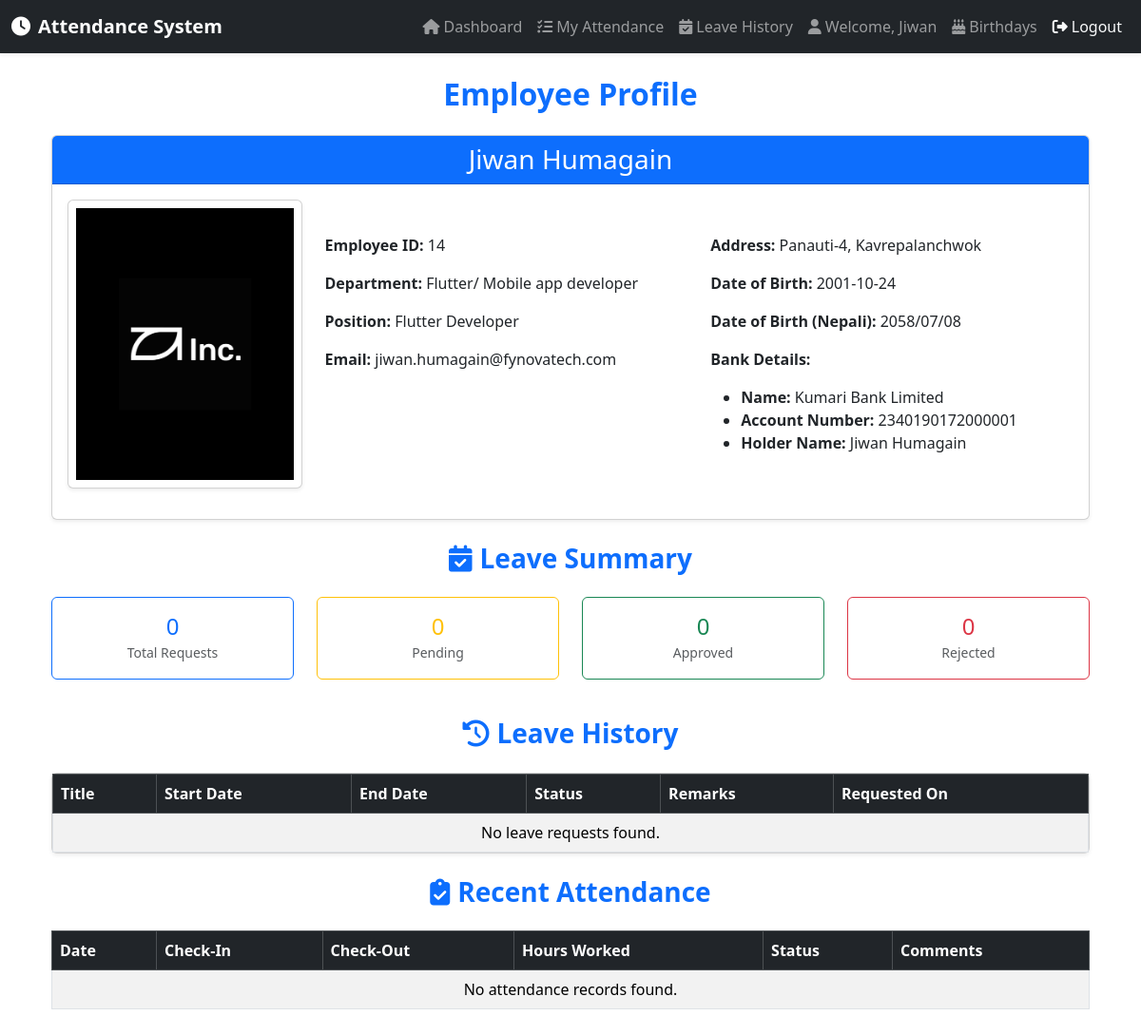
/profile/ (signed in), run on an earlier commit of the app's database.
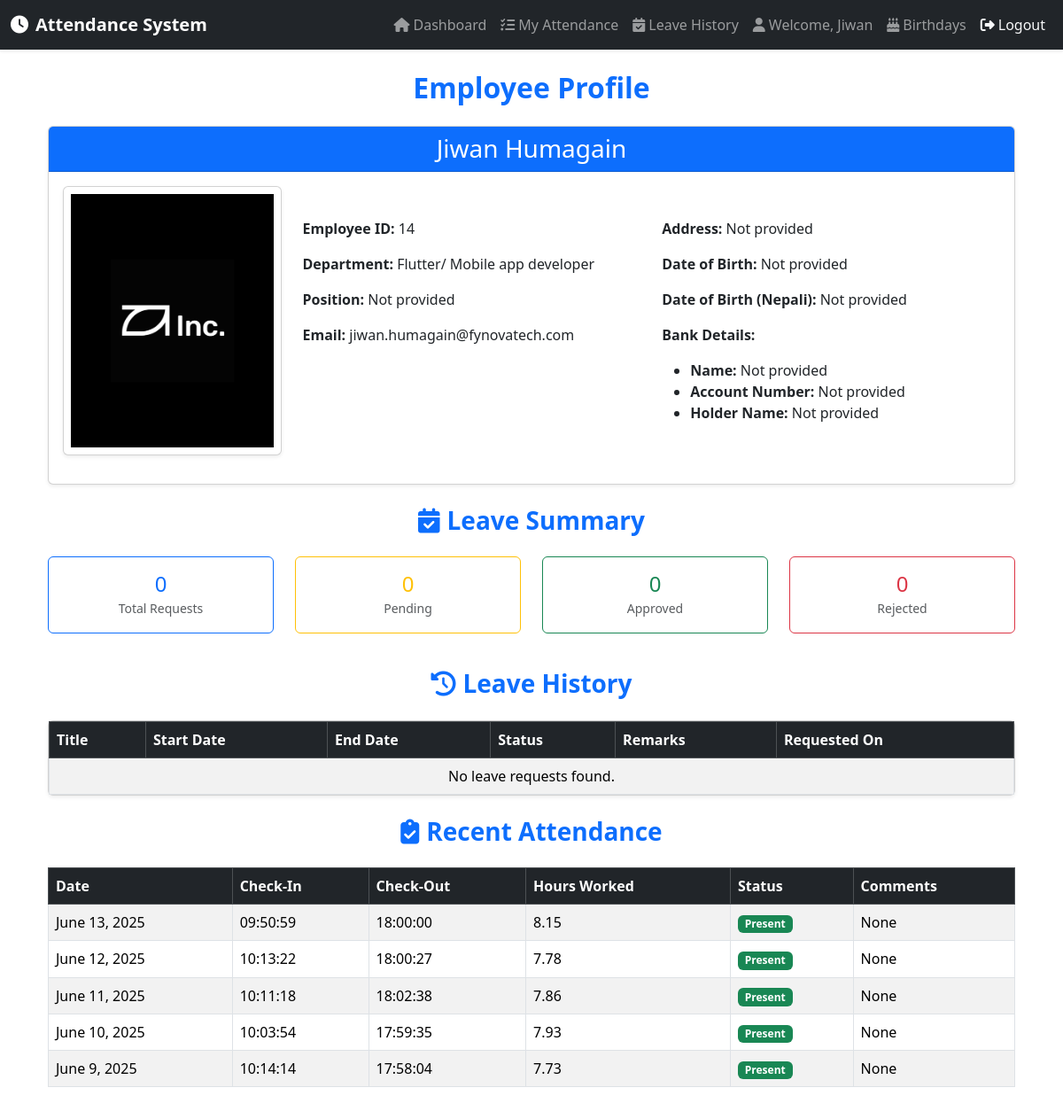
And on a later commit of the database.
### attendance/models.py (models this page shows, shortened)
class Employee(models.Model):
    user = models.OneToOneField(User, on_delete=models.CASCADE)
    employee_id = models.CharField(max_length=10, unique=True)
    first_name = models.CharField(max_length=50)
    last_name = models.CharField(max_length=50)
    department = models.ForeignKey(Department, on_delete=models.SET_NULL, null=True)
    email = models.EmailField(unique=True)
    address = models.TextField(blank=True, null=True)
    position = models.CharField(max_length=100, blank=True, null=True)
    dob = models.DateField(blank=True, null=True)
    dob_nepali = models.CharField(max_length=10, blank=True, null=True)  # Format: YYYY/MM/DD in BS
    bank_account_number = models.CharField(max_length=50, blank=True, null=True)
    bank_name = models.CharField(max_length=100, blank=True, null=True)
    bank_account_holder_name = models.CharField(max_length=100, blank=True, null=True)
    photo = models.ImageField(upload_to='employee_photos/', blank=True, null=True)
    monthly_salary = models.DecimalField(
        max_digits=10, decimal_places=2, default=0.00,
        help_text="Monthly base salary in NPR")

class Department(models.Model):
    name = models.CharField(max_length=100)
    def __str__(self):
        return self.name

class Attendance(models.Model):
    employee = models.ForeignKey('Employee', on_delete=models.CASCADE)
    check_in = models.DateTimeField(null=True, blank=True)
    check_out = models.DateTimeField(null=True, blank=True)
    hours_worked = models.FloatField(null=True, blank=True)
    date = models.DateField(default=timezone.now)
    comments = models.TextField(blank=True, null=True)
    todo_tasks = models.TextField(blank=True, null=True, help_text="Tasks to do for the day (check-in)")
    completed_tasks = models.TextField(blank=True, null=True, help_text="Tasks completed (check-out)")
    status = models.CharField(max_length=10, default='Present', choices=[
        ('Present', 'Present'),
        ('Absent', 'Absent')
    ])

### attendance/views.py (the view)
# urls.py: path('profile/', views.employee_profile, name='employee_profile'),
@login_required
def employee_profile(request):
    try:
        employee = request.user.employee
    except Employee.DoesNotExist:
        messages.error(request, "You are not registered as an employee.")
        return redirect('login')
    attendance_records = Attendance.objects.filter(employee=employee).order_by('-date')[:30]
    leave_requests = LeaveRequest.objects.filter(employee=employee).order_by('-created_at')[:10]
    leave_stats = {
        'total': LeaveRequest.objects.filter(employee=employee).count(),
        'pending': LeaveRequest.objects.filter(employee=employee, status='Pending').count(),
        'approved': LeaveRequest.objects.filter(employee=employee, status='Approved').count(),
        'rejected': LeaveRequest.objects.filter(employee=employee, status='Rejected').count(),
    }
    return render(request, 'attendance/employee/employee_profile.html', {
        'employee': employee,
        'attendance_records': attendance_records,
        'leave_requests': leave_requests,
        'leave_stats': leave_stats,
    })

### attendance/templates/attendance/employee/employee_profile.html (shortened to what the changed rows need)
{% extends 'attendance/base.html' %}
{%load static%}
{% block content %}
<div class="container">
    <h2 class="mb-4 fw-bold text-center text-primary">Employee Profile</h2>
    <div class="card shadow-sm mb-4 profile-card">
        <div class="card-header bg-primary text-white text-center">
            <h3 class="mb-0">{{ employee.first_name }} {{ employee.last_name }}</h3>
        </div>
        <div class="card-body">
            <div class="row align-items-center">
                <div class="col-md-9">
                    <div class="row">
                        <div class="col-md-6">
                            <p><strong>Employee ID:</strong> {{ employee.employee_id }}</p>
                            <p><strong>Department:</strong> {{ employee.department|default:"Not assigned" }}</p>
                            <p><strong>Position:</strong> {{ employee.position|default:"Not provided" }}</p>
                            <p><strong>Email:</strong> {{ employee.email }}</p>
                        </div>
                        <div class="col-md-6">
                            <p><strong>Address:</strong> {{ employee.address|default:"Not provided" }}</p>
                            <p><strong>Date of Birth:</strong> {{ employee.dob|date:"Y-m-d"|default:"Not provided" }}</p>
                            <p><strong>Date of Birth (Nepali):</strong> {{ employee.dob_nepali|default:"Not provided" }}</p>
                            <p><strong>Bank Details:</strong></p>
                            <ul>
                                <li><strong>Name:</strong> {{ employee.bank_name|default:"Not provided" }}</li>
                                <li><strong>Account Number:</strong> {{ employee.bank_account_number|default:"Not provided" }}</li>
                                <li><strong>Holder Name:</strong> {{ employee.bank_account_holder_name|default:"Not provided" }}</li>
                            </ul>
                        </div>
                    </div>
                </div>
            </div>
        </div>
    </div>
    <div class="card shadow-sm mb-4">
        <div class="card-body p-0">
            <div class="table-responsive">
                <table class="table table-striped table-bordered table-hover mb-0">
                    <thead class="table-dark">
                        <tr>
                            <th>Title</th>
                            <th>Start Date</th>
                            <th>End Date</th>
                            <th>Status</th>
                            <th>Remarks</th>
                            <th>Requested On</th>
                        </tr>
                    </thead>
                </table>
            </div>
        </div>
    </div>
    <div class="table-responsive">
        <table class="table table-striped table-bordered table-hover">
            <thead class="table-dark">
                <tr>
                    <th>Date</th>
                    <th>Check-In</th>
                    <th>Check-Out</th>
                    <th>Hours Worked</th>
                    <th>Status</th>
                    <th>Comments</th>
                </tr>
            </thead>
            <tbody>
                {% for record in attendance_records %}
                    <tr>
                        <td>{{ record.date }}</td>
                        <td>{{ record.check_in|time:"H:i:s"|default:"-" }}</td>
                        <td>{{ record.check_out|time:"H:i:s"|default:"-" }}</td>
                        <td>{{ record.hours_worked|floatformat:2|default:"-" }}</td>
                        <td>
                            {% if record.status == 'Present' %}
                                <span class="badge bg-success">{{ record.status }}</span>
                            {% else %}
                                <span class="badge bg-danger">{{ record.status }}</span>
                            {% endif %}
                        </td>
                        <td>{{ record.comments|default:"None" }}</td>
                    </tr>
                {% empty %}
                    <tr><td colspan="6" class="text-center">No attendance records found.</td></tr>
                {% endfor %}
            </tbody>
        </table>
    </div>
</div>
{% endblock %}

What changed in the data, as far as the page shows it:
changed Employee "Jiwan": position "Flutter Developer" → "Not provided"; address "Panauti-4, Kavrepalanchwok" → "Not provided"; dob "2001-10-24" → "Not provided"; dob_nepali "2058/07/08" → "Not provided"; bank_name "Kumari Bank Limited" → "Not provided"; bank_account_number "2340190172000001" → "Not provided"; bank_account_holder_name "Jiwan Humagain" → "Not provided"
added Attendance: date "June 13, 2025", check_in "09:50:59", check_out "18:00:00", hours_worked "8.15", status "Present", comments "None"
added Attendance: date "June 12, 2025", check_in "10:13:22", check_out "18:00:27", hours_worked "7.78", status "Present", comments "None"
added Attendance: date "June 11, 2025", check_in "10:11:18", check_out "18:02:38", hours_worked "7.86", status "Present", comments "None"
added Attendance: date "June 10, 2025", check_in "10:03:54", check_out "17:59:35", hours_worked "7.93", status "Present", comments "None"
added Attendance: date "June 9, 2025", check_in "10:14:14", check_out "17:58:04", hours_worked "7.73", status "Present", comments "None"
Also different on the page:
text no longer shown: "No attendance records found."
